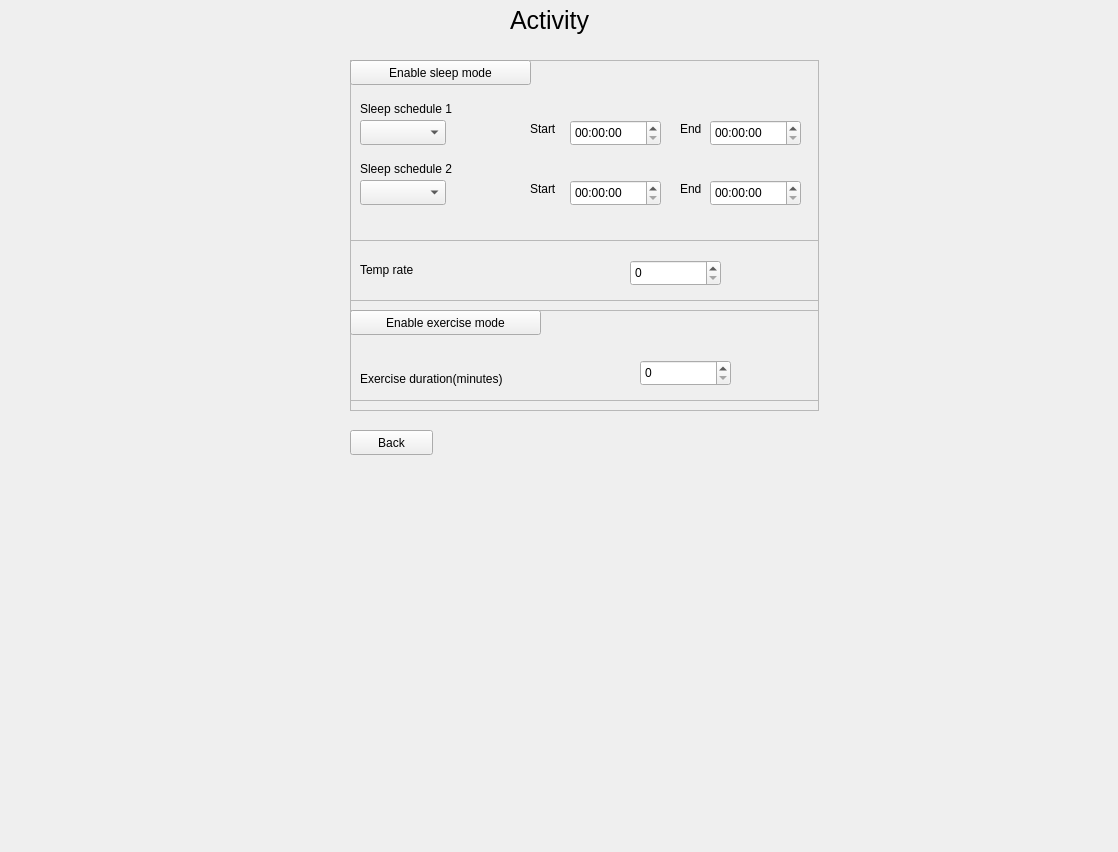
<?xml version="1.0" encoding="UTF-8"?>
<ui version="4.0">
 <class>activityscren</class>
 <widget class="QWidget" name="activityscren">
  <property name="geometry">
   <rect>
    <x>0</x>
    <y>0</y>
    <width>1118</width>
    <height>852</height>
   </rect>
  </property>
  <property name="windowTitle">
   <string>Form</string>
  </property>
  <widget class="QLabel" name="label">
   <property name="geometry">
    <rect>
     <x>510</x>
     <y>-20</y>
     <width>171</width>
     <height>81</height>
    </rect>
   </property>
   <property name="font">
    <font>
     <pointsize>19</pointsize>
    </font>
   </property>
   <property name="text">
    <string>Activity</string>
   </property>
  </widget>
  <widget class="QPushButton" name="backbutton">
   <property name="geometry">
    <rect>
     <x>350</x>
     <y>430</y>
     <width>83</width>
     <height>25</height>
    </rect>
   </property>
   <property name="text">
    <string>Back</string>
   </property>
  </widget>
  <widget class="QFrame" name="activities">
   <property name="geometry">
    <rect>
     <x>350</x>
     <y>60</y>
     <width>469</width>
     <height>351</height>
    </rect>
   </property>
   <property name="frameShape">
    <enum>QFrame::StyledPanel</enum>
   </property>
   <property name="frameShadow">
    <enum>QFrame::Raised</enum>
   </property>
   <widget class="QPushButton" name="sleepon">
    <property name="geometry">
     <rect>
      <x>0</x>
      <y>0</y>
      <width>181</width>
      <height>25</height>
     </rect>
    </property>
    <property name="text">
     <string>Enable sleep mode</string>
    </property>
   </widget>
   <widget class="QLabel" name="label_5">
    <property name="geometry">
     <rect>
      <x>10</x>
      <y>40</y>
      <width>111</width>
      <height>17</height>
     </rect>
    </property>
    <property name="text">
     <string>Sleep schedule 1</string>
    </property>
   </widget>
   <widget class="QComboBox" name="sleep1days">
    <property name="geometry">
     <rect>
      <x>10</x>
      <y>60</y>
      <width>86</width>
      <height>25</height>
     </rect>
    </property>
   </widget>
   <widget class="QLabel" name="label_6">
    <property name="geometry">
     <rect>
      <x>180</x>
      <y>60</y>
      <width>31</width>
      <height>17</height>
     </rect>
    </property>
    <property name="text">
     <string>Start</string>
    </property>
   </widget>
   <widget class="QTimeEdit" name="sleep1start">
    <property name="geometry">
     <rect>
      <x>220</x>
      <y>60</y>
      <width>91</width>
      <height>26</height>
     </rect>
    </property>
   </widget>
   <widget class="QLabel" name="label_7">
    <property name="geometry">
     <rect>
      <x>330</x>
      <y>60</y>
      <width>71</width>
      <height>17</height>
     </rect>
    </property>
    <property name="text">
     <string>End</string>
    </property>
   </widget>
   <widget class="QTimeEdit" name="sleep1end">
    <property name="geometry">
     <rect>
      <x>360</x>
      <y>60</y>
      <width>91</width>
      <height>26</height>
     </rect>
    </property>
   </widget>
   <widget class="QComboBox" name="sleep2days">
    <property name="geometry">
     <rect>
      <x>10</x>
      <y>120</y>
      <width>86</width>
      <height>25</height>
     </rect>
    </property>
   </widget>
   <widget class="QLabel" name="label_8">
    <property name="geometry">
     <rect>
      <x>10</x>
      <y>100</y>
      <width>111</width>
      <height>17</height>
     </rect>
    </property>
    <property name="text">
     <string>Sleep schedule 2</string>
    </property>
   </widget>
   <widget class="QTimeEdit" name="sleep2start">
    <property name="geometry">
     <rect>
      <x>220</x>
      <y>120</y>
      <width>91</width>
      <height>26</height>
     </rect>
    </property>
   </widget>
   <widget class="QLabel" name="label_9">
    <property name="geometry">
     <rect>
      <x>180</x>
      <y>120</y>
      <width>31</width>
      <height>17</height>
     </rect>
    </property>
    <property name="text">
     <string>Start</string>
    </property>
   </widget>
   <widget class="QLabel" name="label_10">
    <property name="geometry">
     <rect>
      <x>330</x>
      <y>120</y>
      <width>71</width>
      <height>17</height>
     </rect>
    </property>
    <property name="text">
     <string>End</string>
    </property>
   </widget>
   <widget class="QTimeEdit" name="sleep2end">
    <property name="geometry">
     <rect>
      <x>360</x>
      <y>120</y>
      <width>91</width>
      <height>26</height>
     </rect>
    </property>
   </widget>
   <widget class="QFrame" name="temprate">
    <property name="geometry">
     <rect>
      <x>0</x>
      <y>180</y>
      <width>469</width>
      <height>61</height>
     </rect>
    </property>
    <property name="frameShape">
     <enum>QFrame::StyledPanel</enum>
    </property>
    <property name="frameShadow">
     <enum>QFrame::Raised</enum>
    </property>
    <widget class="QLabel" name="label_3">
     <property name="geometry">
      <rect>
       <x>10</x>
       <y>20</y>
       <width>181</width>
       <height>20</height>
      </rect>
     </property>
     <property name="text">
      <string>Temp rate</string>
     </property>
    </widget>
    <widget class="QSpinBox" name="tempratevalue">
     <property name="geometry">
      <rect>
       <x>280</x>
       <y>20</y>
       <width>91</width>
       <height>26</height>
      </rect>
     </property>
    </widget>
   </widget>
   <widget class="QFrame" name="exercise">
    <property name="geometry">
     <rect>
      <x>0</x>
      <y>250</y>
      <width>469</width>
      <height>91</height>
     </rect>
    </property>
    <property name="frameShape">
     <enum>QFrame::StyledPanel</enum>
    </property>
    <property name="frameShadow">
     <enum>QFrame::Raised</enum>
    </property>
    <widget class="QSpinBox" name="exerciseduration">
     <property name="geometry">
      <rect>
       <x>290</x>
       <y>50</y>
       <width>91</width>
       <height>26</height>
      </rect>
     </property>
    </widget>
    <widget class="QPushButton" name="exerciseon">
     <property name="geometry">
      <rect>
       <x>0</x>
       <y>0</y>
       <width>191</width>
       <height>25</height>
      </rect>
     </property>
     <property name="text">
      <string>Enable exercise mode</string>
     </property>
    </widget>
    <widget class="QLabel" name="label_2">
     <property name="geometry">
      <rect>
       <x>10</x>
       <y>60</y>
       <width>191</width>
       <height>17</height>
      </rect>
     </property>
     <property name="text">
      <string>Exercise duration(minutes)</string>
     </property>
    </widget>
   </widget>
  </widget>
 </widget>
 <resources/>
 <connections/>
</ui>
